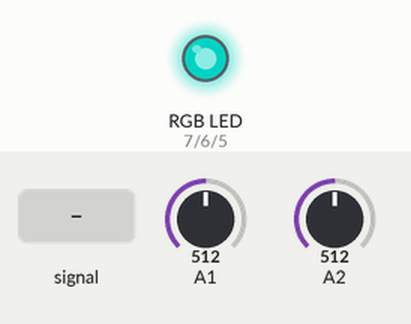
Bench run of a sketch on a simulated Arduino Uno, built with avr-gcc and run on an emulated ATmega328P. Shown: an RGB LED mixed from three pins (HIGH = lit). Dashed ring = blinking. The inputs (shaded band) are chosen by the test bench; at power-on: A1 = 512, A2 = 512. Dim RGB values are drawn brighter than linear.

Above: at 1.2 s.
1.3 s: A1 fed a 2 Hz sine of ±306 counts around its level
At 3.28 s:
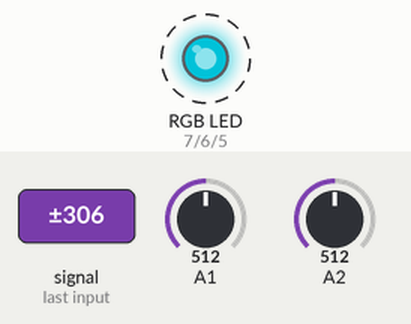
4.3 s: A1 set to 900
5.8 s: A2 set to 716
At 6.4 s:
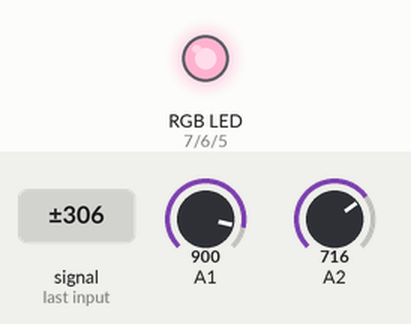
7.3 s: A1 set to 524
At 8.5 s:
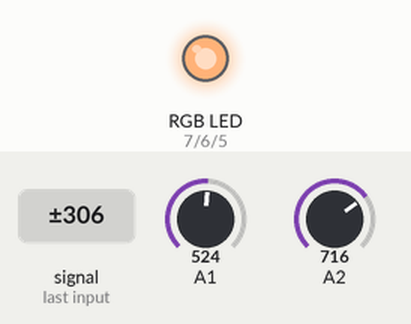
8.8 s: A1 set to 498
At 9.9 s:
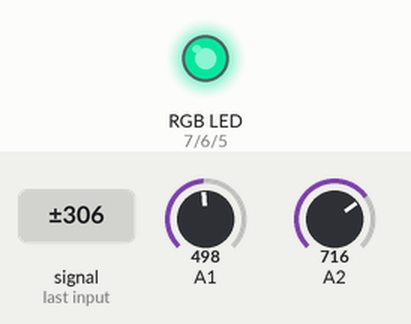
10.3 s: A2 set to 900
At 11.1 s:
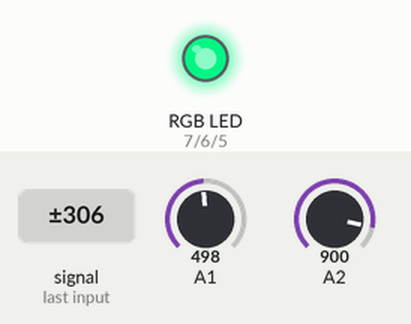
Timing chart, 0 to 12.8 s (numbered marks = the images above; inputs shaded):
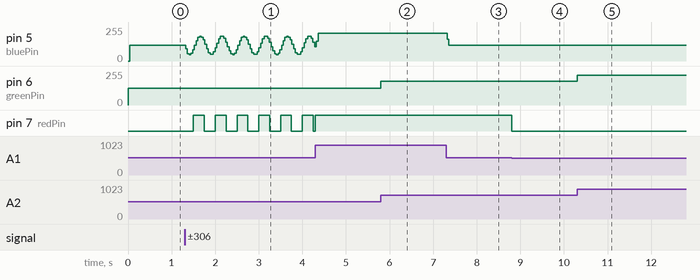

The sketch:

LED_RFG_JOY.lnk.ino
```cpp
int redPin=7;
int greenPin =6;
int bluePin = 5; // déclaration des Pins

int joyValue1;
int joyValue2;

void setup() {
  pinMode (redPin, OUTPUT);
  pinMode (greenPin, OUTPUT);
  pinMode (greenPin, OUTPUT);

}

void loop() {

joyValue1 = analogRead(A1);
joyValue2 = analogRead(A2);
joyValue1 = map(joyValue1, 0, 1023, 0, 255);
joyValue2 = map(joyValue2, 0, 1023, 0, 255);

mixCouleur (joyValue1,joyValue2,0);
mixCouleur (joyValue1,joyValue2,joyValue1);

}

void mixCouleur (int redValue, int greenValue, int blueValue)
{
  analogWrite(redPin, redValue);
  analogWrite(greenPin, greenValue);
  analogWrite(bluePin, blueValue);
}
```

Measured:
- the behaviour switches between 514 and 513 on A1 (found by bisection; images 3 and 4)
- after the input at 5.8 s, pin 6 (greenPin): 127/255 → 178/255 at once
- after the input at 7.3 s, pin 5 (bluePin): 207/255 → 120/255 at once
- after the input at 8.8 s, pin 7 (redPin): HIGH → LOW at once
- after the input at 10.3 s, pin 6 (greenPin): 178/255 → 224/255 at once
